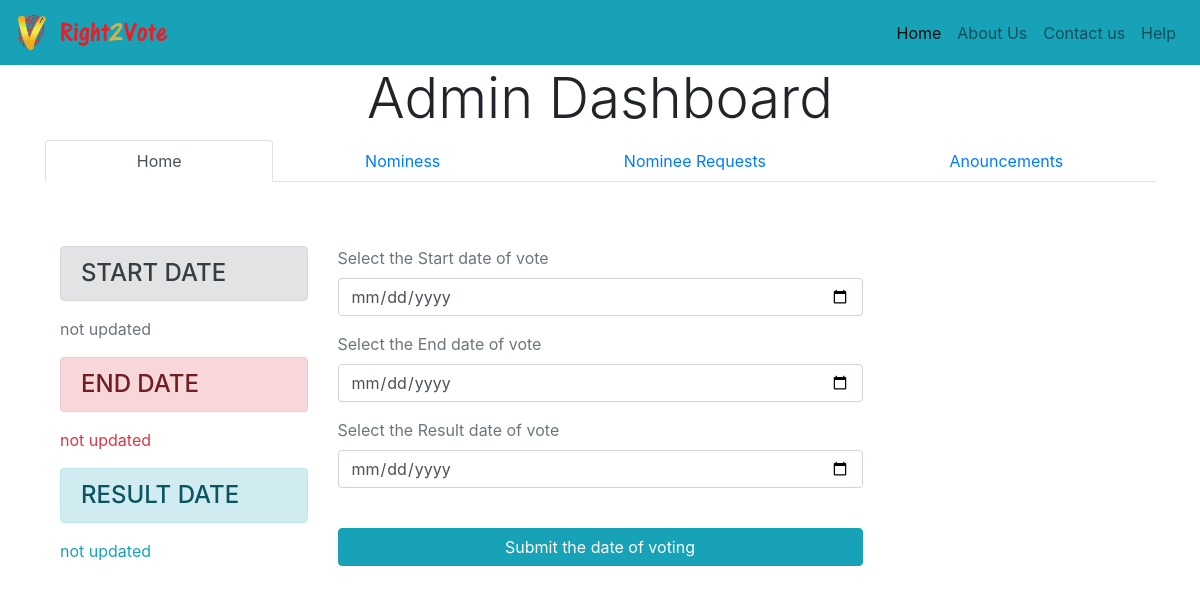
The app's page /Admin/dashboard.php, older data.
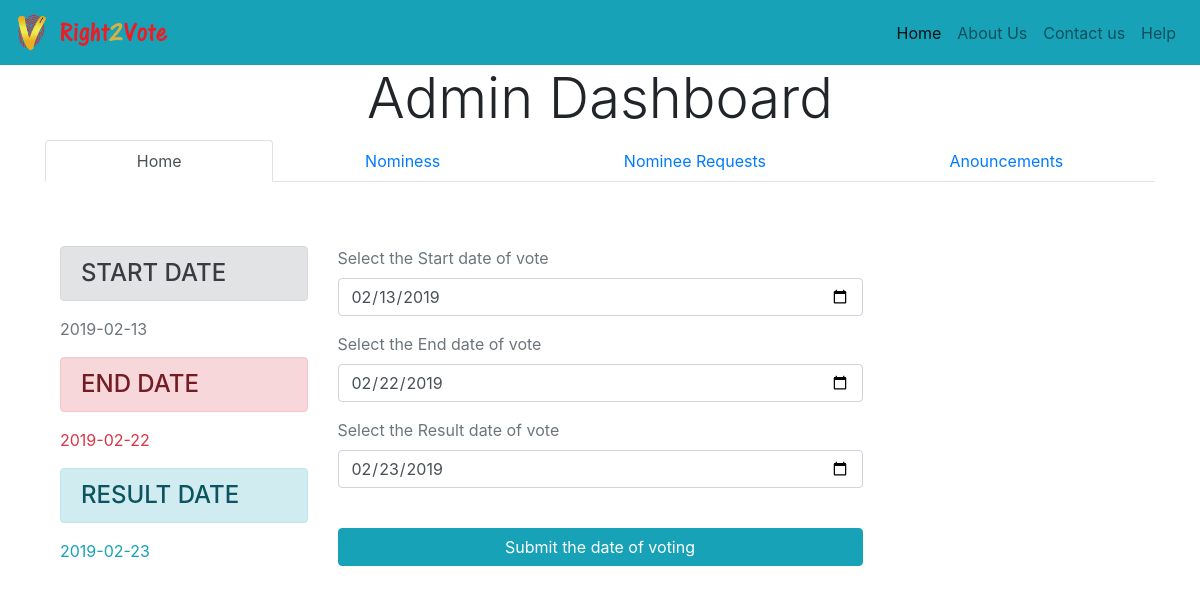
The same page, newer data.
### tables this page shows
CREATE TABLE `start_vote` (
  `id` int(255) NOT NULL,
  `start` varchar(255) DEFAULT NULL,
  `start_date` date DEFAULT NULL,
  `end_date` date DEFAULT NULL,
  `result_date` date DEFAULT NULL,
  `user_id` varchar(255) DEFAULT NULL,
  `winner` varchar(255) DEFAULT NULL,
  `total_vote` varchar(255) DEFAULT NULL
);

### common/functions.php (called while the page is built, shortened)
<?php
function get_voting_details($conn){
$sql="SELECT * from start_vote";
  $result=mysqli_query($conn,$sql);
  $count=mysqli_fetch_assoc($result);
  return $count;
}
?>

### Admin/dashboard.php (the view, shortened to what this page needs)
<?php include_once('../common/header.php');
 include_once('../database/connection.php');
include_once('../common/functions.php');
?>
<section id="tabs">
  <div class="container">
    <h6 class="section-title text-center display-4">Admin Dashboard</h6>
    <div class="row">
      <div class="col-12 ">
        <nav>
          <div class="nav nav-tabs nav-fill" id="nav-tab" role="tablist">
            <a class="nav-item nav-link  <?php echo @$_GET['announce_status']?'':'active'; ?>" id="nav-home-tab" data-toggle="tab" href="#nav-home" role="tab" aria-controls="nav-home" aria-selected="true">Home</a>
            <a class="nav-item nav-link" id="nav-profile-tab" data-toggle="tab" href="#nav-profile" role="tab" aria-controls="nav-profile" aria-selected="false">Nominess</a>
            <a class="nav-item nav-link" id="nav-contact-tab" data-toggle="tab" href="#nav-contact" role="tab" aria-controls="nav-contact" aria-selected="false">Nominee Requests</a>
            <a class="nav-item nav-link  <?php echo @$_GET['announce_status']?' active':''; ?>"" id="nav-about-tab" data-toggle="tab" href="#nav-about" role="tab" aria-controls="nav-about" aria-selected="false">Anouncements</a>
          </div>
        </nav>
        <div class="tab-content py-3 px-3 px-sm-0" id="nav-tabContent">
          <div class="tab-pane fade show <?php echo @$_GET['announce_status']?'':'active'; ?>" id="nav-home" role="tabpanel" aria-labelledby="nav-home-tab">
          	<div class="container-fluid mt-5 w-100">
          		<div class="row">
          				<div class=" col-md-3  ">
          					<?php $get_details=get_voting_details($conn); ?>
          					<h4 class="alert alert-secondary">START DATE</h4>
          					<p class="text-secondary"><?php echo $get_details['start_date']?$get_details['start_date']:'not updated'?></p>
          					<h4 class="alert alert-danger mt-3">END DATE</h4>
          					<p class="text-danger"><?php echo $get_details['end_date']?$get_details['end_date']:'not updated'?></p>
          					<h4 class="alert alert-info mt-3">RESULT DATE</h4>
          					<p class="text-info"><?php echo $get_details['result_date']?$get_details['result_date']:'not updated'?></p>
          				</div>
          				<div class=" col-md-6  ">
          	<form action="../submit.php" method="post">
          		<div class="form-group">
          	<label class="text-secondary">Select the Start date of vote</label>
          	<input type="date" name="voting_start" value="<?php echo @$get_details['start_date']?@$get_details['start_date']:''?>" class="form-control">
          </div>
          <div class="form-group">
          	<label class="text-secondary">Select the End date of vote</label>
          	<input type="date" name="voting_end" value="<?php echo @$get_details['end_date']?@$get_details['end_date']:''?>" class="form-control">
          </div>
          <div class="form-group">
          	<label class="text-secondary">Select the Result date of vote</label>
          	<input type="date" name="voting_result"value="<?php echo @$get_details['result_date']?@$get_details['result_date']:''?>" class="form-control">
          </div>
          	<br>
            <button class="btn btn-info btn-block" type="submit" name="voting_date_submit">Submit the date of voting</button>
          	</form>
          </div>
          </div>
          </div>
          </div>
      </div>
    </div>
  </div>
</section>
<?php include_once('../common/footer.php'); ?>

### common/header.php (shortened to what this page needs)
<!DOCTYPE html>
<html>
<head>
    <link rel="stylesheet" href="<?php echo app_path; ?>assets/css/bootstrap.min.css">
    <link rel="stylesheet" href="<?php echo app_path; ?>assets/css/style.css">
    <link rel="stylesheet" href="<?php echo app_path; ?>assets/font-awesome/css/font-awesome.min.css">
</head>
<body>
 <nav class="navbar navbar-light navbar-expand-lg bg-info">
 <a class="navbar-brand" href="<?php echo app_path; ?>"> <img src="<?php echo app_path; ?>assets/images/logo.png" width="160"></a>
  <div class="collapse navbar-collapse " id="navbarNavDropdown">
    <ul class="navbar-nav ml-auto">
      <li class="nav-item active">
        <a class="nav-link" href="<?php echo app_path; ?>">Home <span class="sr-only">(current)</span></a>
      </li>
      <li class="nav-item">
        <a class="nav-link" href="<?php echo app_path; ?>about_us.php">About Us</a>
      </li>
      <li class="nav-item">
        <a class="nav-link" href="<?php echo app_path; ?>contact_us.php">Contact us</a>
      </li>
      <li class="nav-item">
        <a class="nav-link" href="<?php echo app_path; ?>help.php">Help</a>
      </li>
    </ul>
  </div>
</nav>

### common/footer.php (shortened to what this page needs)
</body>
</html>

### assets/css/style.css (style rules this page uses)
a { transition: .5s; }

Row changes from the older to the newer data that the page shows:
added start_vote: start_date "2019-02-13", end_date "2019-02-22", result_date "2019-02-23", voting_start "02/13/2019", voting_end "02/22/2019", voting_result "02/23/2019"
Text that changed along with them:
text no longer shown: "not updated not updated not updated"
